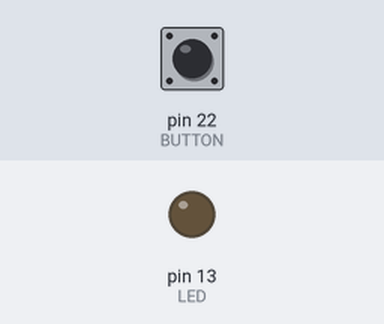
Recording of a sketch running on a simulated Arduino Mega 2560, built with avr-gcc and run on an emulated ATmega2560. Shown: output pins drawn as LEDs (lit = HIGH). Dashed ring = blinking. The test bench sets the inputs (shaded band); at power-on: pin 22 (BUTTON) LOW.

Above: at 1.2 s.
1.3 s: pin 22 (BUTTON) pulled HIGH for 1 s
At 1.45 s:
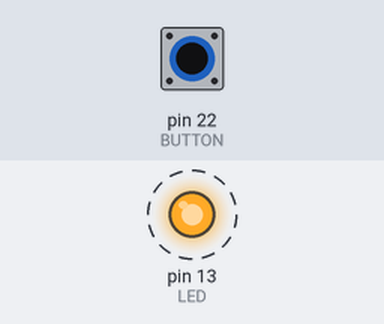
3.8 s: pin 22 (BUTTON) pulled HIGH for 0.15 s
At 4.9 s:
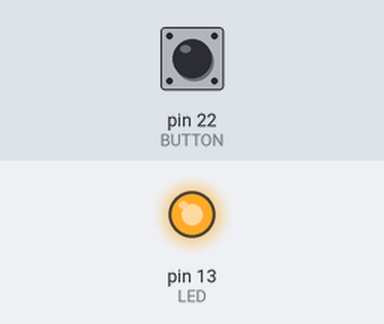
5.4 s: pin 22 (BUTTON) pulled HIGH for 3.2 s
At 9.6 s:
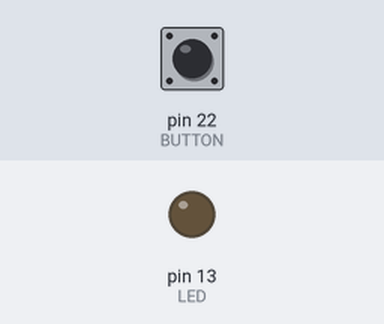
Timing chart, 0 to 11.1 s (numbered marks = the images above; inputs shaded):
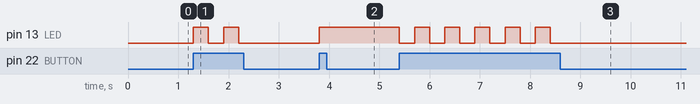

Measured:
- after the input at 1.3 s, pin 13 (LED): alternates HIGH for 0.30 s and LOW for 0.30 s, 4 changes in all, then stays LOW, starting at once
- after the input at 3.8 s, pin 13 (LED): LOW → HIGH at once
- after the input at 5.4 s, pin 13 (LED): alternates HIGH for 0.30 s and LOW for 0.30 s, 11 changes in all, then stays LOW, starting at once

The sketch:

Ex3.ino
```cpp
#define LED 13
#define BUTTON 22


void setup() {
  // put your setup code here, to run once:
  pinMode(LED, OUTPUT);
  pinMode(BUTTON, INPUT);
}

int state = LOW; // all vales to make a functioning button press
int lastval = LOW;
int val = LOW;
int bl = 300;

void loop() {

val =  digitalRead(BUTTON); // Read the button input
if (lastval != val){

if (state==HIGH){ //turn off light on press if it was already high
state = LOW;
digitalWrite(LED,state);
delay(bl);
}
else if (state == LOW){ //turn on light if it was LOW
state = HIGH;
digitalWrite(LED,HIGH);
delay(bl);

}
}
lastval = LOW;
}
```
